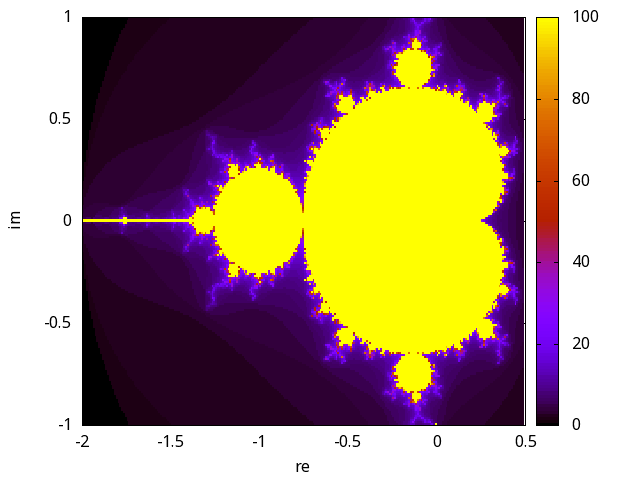

Write the gnuplot code that produced this figure.
set xlabel "re"
set ylabel "im"
plot [-2:0.5][-1:1] "mandel.dat" using 1:2:3 with image ti ""

set term png
set output "mandel.png"
replot
set output
st term pop

